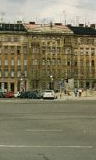
#> input picture CannyEdgeDetector/HumanDetection/Human/Test_Neg/00000053a_cut.bmp, 96 x 160 px, given as the content of the folder ImageData/Training_images_Pos, which was not available
$ python HumanClassifier1.py
#> lines starting #> are read from the running program, lines starting #| are printed output that depends on the picture; pictures that were not available may be replaced by others from this repository, and a replacement may not be noted
import numpy as np
import sys
import cv2
import math
import os
import random
from glob import glob
"""
Class for HOG feature extraction
"""
class HOG:
    """
    function to convert image from blue-gree-red to grayscale
    img = the image matrix
    """
    def bgr2gray(self, img):
        rows = img.shape[0]
        cols = img.shape[1]
        gray = np.zeros((rows,cols))
        for i in range(0,rows):
            for j in range(0,cols):
                bgr = img[i,j]
                r = bgr[2]
                g = bgr[1]
                b = bgr[0]
                gray[i,j] = round(0.299*r+0.587*g+0.114*b)
#         print(gray.shape)
        return gray

    """
    function to perform prewitts operation
    img = the image matrix
    """
    def prewitt(self, img):
        #Mask to calculate x gradient
        px = (1.0/3.0)*np.array([(-1,0,1),
                    (-1,0,1),
                    (-1,0,1)])
        #Mask to calculate y gradient
        py = (1.0/3.0)*np.array([(1,1,1),
                    (0,0,0),
                    (-1,-1,-1)])

        #initialize matrices to store the value of x & y gradient and gradient angle
        gradientx = np.zeros(shape=img.shape)
        gradienty = np.zeros(shape=img.shape)
        gradient = np.zeros(shape=img.shape)
        gradient_angle = np.zeros(shape=img.shape)
        rows = img.shape[0]
        cols = img.shape[1]
        #find the gradient values by perfoeming convolution
        for row in range(0,rows-2):
            for col in range(0,cols-2):
                gx = 0
                gy = 0
                #perform convolution with the 3x3 matrix starting at (i,j)
                for i in range (0,3):
                    for j in range (0,3):
                        gx = gx + img[row+i,col+j]*px[i,j]
                        gy = gy + img[row+i,col+j]*py[i,j]
                gradientx[row+1,col+1] = gx
                gradienty[row+1,col+1] = gy
                #normalize the gradient magnitude, divide by sqrt(2)
                gradient[row+1,col+1]=(((gx**2+gy**2)**(0.5))/np.sqrt(2))
                #calculate the gradient angle
                angle = 0
                if(gx == 0):
                    if(gy == 0):
                        angle = 0
                    else:
                        if( gy > 0):
                            angle = 90
                        else:
                            angle = -90
                else:
                    angle = round(math.degrees(np.arctan(gy/gx)))
                if (angle < 0):
                    angle = angle + 180
                gradient_angle[row+1,col+1]  = angle
        #return the gradient magnitude and gradient angle matrix
        return [gradient, gradient_angle]

    """
    function to get histogram for each 8x8 cell
    gradient = gradient magnitude for each pixel
    gradient_angle = gradient angle for each pixel
    """
    def getCellHistogram(self, gradient, gradient_angle):
        cellSize = 8
        rows = gradient.shape[0]
        cols = gradient.shape[1]
        #initialize the number of cell rows and cell columns
        cellRows = round(rows/cellSize)
        cellCols = round(cols/cellSize)
        cellHistogram = np.zeros((cellRows,cellCols,9))
        for i in range (0,cellRows-1):
            for j in range (0,cellCols-1):
                for row in range (i*8,i*8+8):
                    for col in range (j*8,j*8+8):
                        angle = gradient_angle[row,col]
                        mag = gradient[row,col]
                        if(angle%20 == 0):
                            if(angle == 180):
                                cellHistogram[i,j,0] += mag
                                continue
                            bin = int(angle/20)
                            cellHistogram[i,j,bin] += mag
                            continue
                        bin_l = int(angle/20)
                        #calculate the vote for left and right bins.
                        if(bin_l == 8):
                            bin_r = 0
                            cellHistogram[i,j,bin_l] += ((180-angle)/20)*mag
                            cellHistogram[i,j,bin_r] += ((angle-160)/20)*mag
                        else:
                            bin_r = bin_l+1
                            cellHistogram[i,j,bin_l] += (((bin_r*20)-angle)/20)*mag
                            cellHistogram[i,j,bin_r] += ((angle-(bin_l*20))/20)*mag
#                         print(bin_l,angle,'ba',row,col)
                break
        cellHistogramSuared = np.square(cellHistogram)
        return [cellHistogram, cellHistogramSuared]

    """
    function to get the hog descriptor
    """
    def getHogDescriptor(self, cellHistogram, cellHistogramSquared):
        rows = cellHistogram.shape[0]
        cols = cellHistogram.shape[1]
        descriptor = np.array([])
        for row in range(0,rows-1):
            for col in range(0,cols-1):
                block = np.array([])
                temp = np.array([])
                block = np.append(block,cellHistogram[row,col])
                block = np.append(block,cellHistogram[row,col+1])
                block = np.append(block,cellHistogram[row+1,col])
                block = np.append(block,cellHistogram[row+1,col+1])
                temp = np.append(temp,cellHistogramSquared[row,col])
                temp = np.append(temp,cellHistogramSquared[row,col+1])
                temp = np.append(temp,cellHistogramSquared[row+1,col])
                temp = np.append(temp,cellHistogramSquared[row+1,col+1])
                temp = np.sum(temp)
                if(temp>0):
                    #normalize the block descriptor
                    norm = np.sqrt(temp)
                    block = (1/norm)*block
                descriptor = np.append(descriptor, block)
        return descriptor

    """
    function to read image
    """
    def readImage(self, path):
        return cv2.imread(path,cv2.IMREAD_COLOR)

    """
    function to save the image and hog descriptor
    """
    # [15 lines left out: function saveImageAndHog, not called in this run]

    """
    function to get the hog descriptor for the given list of images
    """
    def hog(self, im_path):
        features = []
        for path in im_path:
            print(path)
            img = self.readImage(path)
#> in readImage, returned value is the input picture: shape (160, 96, 3); mean B, G, R 98.5, 124, 128.9
            img = self.bgr2gray(img)
#> after the loop in bgr2gray, `for i in range(0,rows):`:
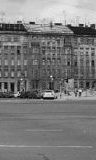
#> gray: shape (160, 96) float64; min 2, max 238, mean 122.6
            gradients = self.prewitt(img)
#> after the loop in prewitt, `for row in range(0,rows-2):`:
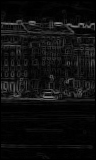
#> gradient: shape (160, 96) float64; min 0, max 137.4, mean 14.8
#> after the loop in prewitt, `for row in range(0,rows-2):`:
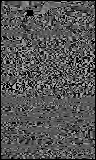
#> gradient_angle: shape (160, 96) float64; min 0, max 179, mean 84.6
#> after the loop in prewitt, `for row in range(0,rows-2):`:
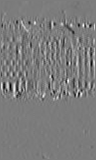
#> gradientx: shape (160, 96) float64; min -137, max 144.3, mean 0.2; drawn with min black and max white
#> after the loop in prewitt, `for row in range(0,rows-2):`:
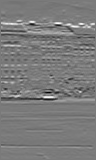
#> gradienty: shape (160, 96) float64; min -181, max 194.3, mean 1.1; drawn with min black and max white
#> in hog, `gradients = self.prewitt(img)`: gradients = 2 items
#| (160, 96)
            magnitude = gradients[0]
            print(magnitude.shape)
            gradient_angle = gradients[1]
            Histogram = self.getCellHistogram(magnitude, gradient_angle)
#| (20, 12, 9)
            cellHistogram = Histogram[0]
            cellHistogramSquared = Histogram[1]
            print(cellHistogram.shape)
            HOGdescriptor = self.getHogDescriptor(cellHistogram, cellHistogramSquared)
#> in hog, `HOGdescriptor = self.getHogDescriptor(cellHistogram, cellHistogramSqua..`: HOGdescriptor = 7524 values, max 0.867 at index 3582, min 0 at index 9, mean 0.00715
#| (7524, 1)
#| (160, 96)
#| (20, 12, 9)
#| (7524, 1)
            HOGdescriptor = HOGdescriptor.reshape(-1,1)
            print(HOGdescriptor.shape)
            break
            #save gradient magnitude image and hog descriptor
            self.saveImageAndHog(magnitude, HOGdescriptor, path, "_mag")
            features.append(HOGdescriptor)
        return features

"""
Class for Neural Network
"""
class NeuralNet:

    """
    initialize the neural network
    graph = the shape of the neural network
    ep = the number of epocs
    lr = learning rate
    patience = number of epocs to continue after error changes very little
    """
    def __init__(self, graph = (7524, 1000, 1), ep = 100, lr = 0.1, patience = 3):

        self.graph = graph
        #initialize the weights randomly
        np.random.seed(1)
        self.w1 = 0.1 * (2 * np.random.random((graph[1], graph[0])) - 1)
        np.random.seed(2)
        self.w2 = 0.1 * (2 * np.random.random((graph[2], graph[1])) - 1)

        #initialize bias for hidden layer and output to zero
        self.b1 = np.zeros((graph[1], 1))
        self.b2 = np.zeros((graph[2], 1))

        #intermediate values to remember
        self.z1 = None
        self.a1 = None
        self.z2 = None
        self.output = None

        self.ep = ep
        self.lr = lr
        self.patience = patience

    """
    feed forward, calculate the output of the neural net for given input
    """
    # [9 lines left out: function ff, not called in this run]

    """
    function to calculate squared error from the output and expected value
    """
    def err(self, expected_output):
        return np.square(self.output - expected_output).sum()

    """
    function to perform back propogation
    """
    # [10 lines left out: function bp, not called in this run]

    """
    update the weights and bias of the neural net
    """
    # [6 lines left out: function update, not called in this run]

    """
    function to train the neural net
    training_data = input training data
    label = expected output
    """
    def train(self, training_data, label):
        dataLen = len(training_data)
        sn = np.arange(dataLen)
        random.shuffle(sn)
        prev_err = sys.maxsize
        for epoch in range(self.ep):
            ep_err = 0.0 #initialize error for current epoch to zero
            #train the network for each image and update the weights accordingly
            for count in sn:
                train_data = training_data[count]
                self.ff(train_data)
                error = self.err(label[count])
                ep_err += error
                self.bp(train_data, label[count])
                self.update()
            ep_err = ep_err/dataLen
            print("Epoch Count: " + str(epoch), "Average Error: ", ep_err)
            if(ep_err < prev_err):
                print("error decreased by ", prev_err-ep_err)
            else:
                if(ep_err > prev_err):
                    print("error increased by ", ep_err-prev_err)
                else:
                    print("error stayed same")
            #check for the change in error if very less we can stop training
            if(prev_err - ep_err < 0.000000001):
                self.patience -= 1
                if(self.patience == 0):
                    print("training complete....")
                    break
            #save the error for comparison with next epoch
            prev_err = ep_err
        #save the weights and bias of the network to a file
        self.saveState()

    """
    funciton to test the network with the testing data
    """
    # [17 lines left out: function test, not called in this run]

    """
    function to save the weights and bias of the network
    """
    # [5 lines left out: function saveState, not called in this run]

    #sigmoid activation function
    def sigmoid(self, x):
        return 1/(1+np.exp(-x))
    def dsigmoid(self, x):
        return x*(1-x)

    #ReLU activation function
    def ReLU(self,x):
        return x*(x>0)
    def dReLU(self, x):
        return 1*(x>0)


"""
function to get all the files in the given folder and expected lable
"""
def getImagesWithLable(dataFile, delimeter):
    PathList = []
    dataOut = []
    extension = "*.bmp"
    for dataFolder in dataFile.keys():
        for directoryName, subDirectory, fileL in os.walk(dataFolder):
            for imageFile in glob(os.path.join(directoryName, extension)):
                imageP = imageFile
                PathList.append(imageP)
                dataOut.append([dataFile[dataFolder]])
    return PathList, dataOut

"""
The entry point for our program
"""
if __name__ == "__main__":
    #define the path to folder that contains the test and train images
    #main
    root = 'ImageData/'
    train_pos_dir = root + 'Training_images_Pos'
    train_neg_dir = root + 'Trainingimages_Neg'
    test_pos_dir = root + 'Test images (Pos)'
    test_neg_dir = root + 'Test images (Neg)'

    train_data_dir_with_output = {
        train_pos_dir:1,
        train_neg_dir:0
    }
    test_data_dir_with_output = {
        test_neg_dir:0,
        test_pos_dir:1
    }
    #get the complete list of train and test images along with expected label
    train_image_path_list, train_data_output = getImagesWithLable(train_data_dir_with_output,'/')
    test_image_path_list, test_data_output = getImagesWithLable(test_data_dir_with_output,'/')
    h = HOG()
    #get the hog feature descriptor for train and test images
    train_data_input = np.array(h.hog(train_image_path_list))
    test_data_input = np.array(h.hog(test_image_path_list))

    #initialize the neural network
    neuralNet = NeuralNet(graph = (7524, 200, 1), ep = 100, lr = 0.1, patience = 3)
#> (the run stopped early here; a loop or call above may not have finished)
